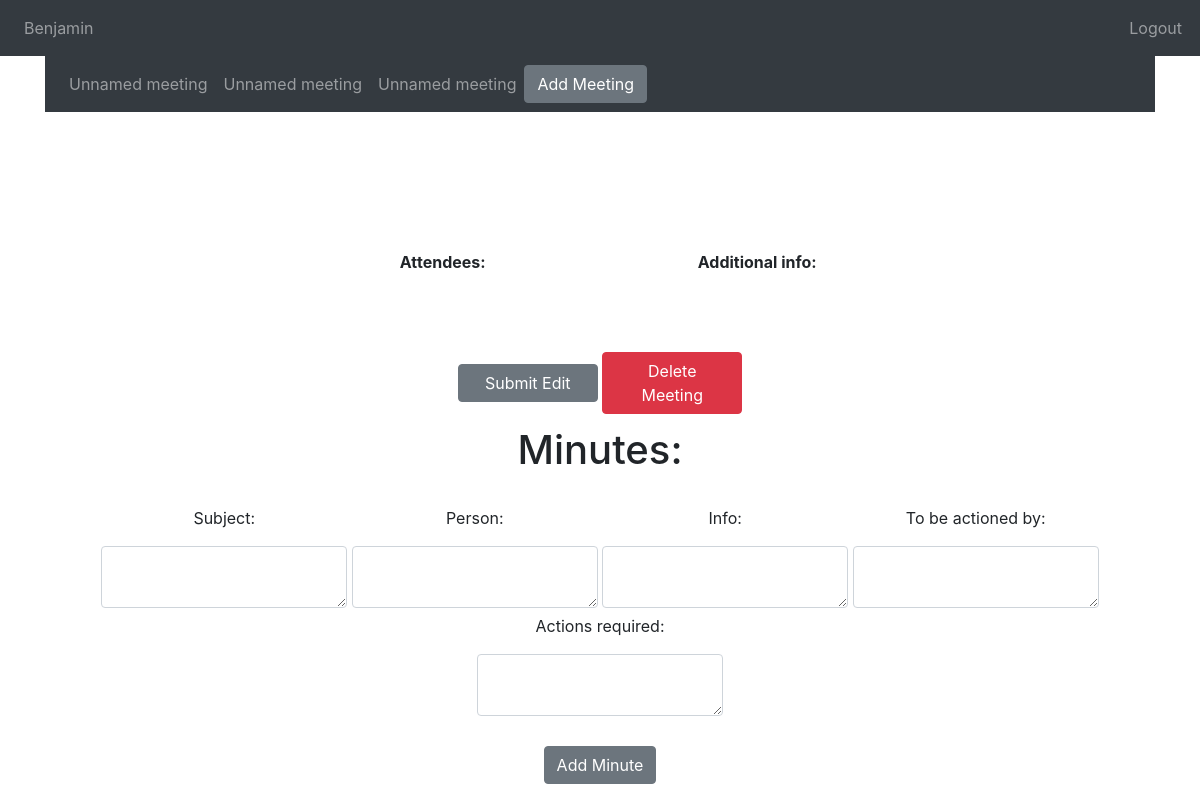
Page / (signed in) on the earlier database version.
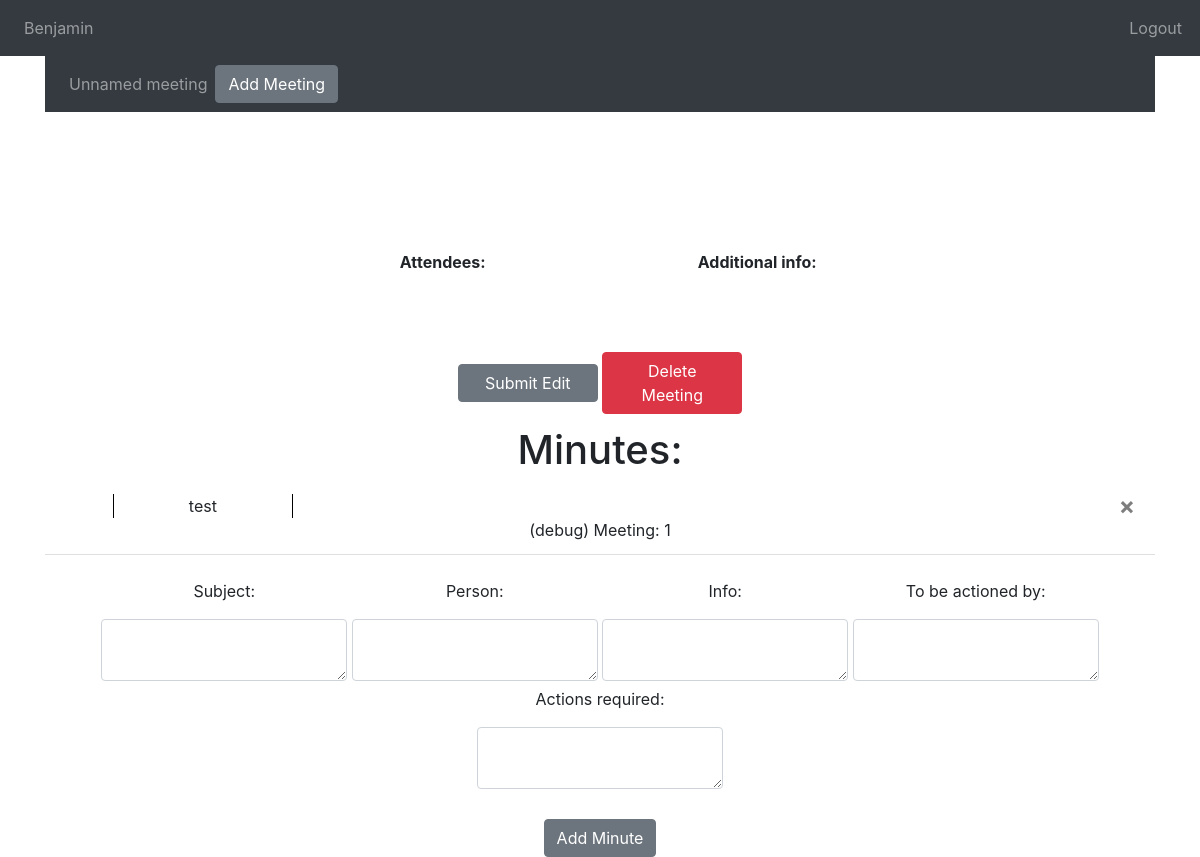
Same page on the later database version.
### website/models.py (models this page shows)
class User(db.Model, UserMixin):
    id = db.Column(db.Integer, primary_key=True)
    email = db.Column(db.String(150), unique=True)
    password = db.Column(db.String(150))
    first_name = db.Column(db.String(150))
    minutes = db.relationship('Minute')
    meetings = db.relationship('Meeting')

class Meeting(db.Model):
    id = db.Column(db.Integer, primary_key=True)
    name = db.Column(db.String(32))
    date = db.Column(db.DateTime(timezone=True), default=func.now())
    attendees = db.Column(db.String(10000))
    info = db.Column(db.String(10000))
    user_id = db.Column(db.Integer, db.ForeignKey('user.id'))
    minutes = db.relationship('Minute')

class Minute(db.Model):
    id = db.Column(db.Integer, primary_key=True)
    subject = db.Column(db.String(32))
    person = db.Column(db.String(32))
    date = db.Column(db.DateTime(timezone=True), default=func.now())
    info = db.Column(db.String(10000))
    act_by = db.Column(db.String(32))
    act_req = db.Column(db.String(10000))
    user_id = db.Column(db.Integer, db.ForeignKey('user.id'))
    meeting_id = db.Column(db.Integer, db.ForeignKey('meeting.id'))

### website/views.py (the view, shortened to what this page needs)
@views.route('/', methods=['GET', 'POST'])
@login_required
def home():
    meeting_id = 1
    return render_template("home.html", user=current_user, meeting=meeting_id)

### website/__init__.py (called while the page is built)
def create_app():
    app = Flask(__name__)
    app.config['SQLALCHEMY_DATABASE_URI'] = f'sqlite:///{DB_NAME}'
    db.init_app(app)
    from .views import views
    from .auth import auth
    app.register_blueprint(views, url_prefix="/")
    app.register_blueprint(auth, url_prefix="/")
    from .models import User
    create_database(app)
    login_manager = LoginManager()
    login_manager.login_view = 'auth.login'
    login_manager.init_app(app)
    @login_manager.user_loader
    def load_user(id):
        return User.query.get(int(id))
    return app

### website/templates/home.html (shortened to what this page needs)
{% extends "base.html" %} {% block title %}Home{% endblock %}
{% block content %}
<nav class="navbar navbar-expand-lg navbar-dark bg-dark">
    <div class="collapse navbar-collapse" id="navbar">
        <div class = "navbar-nav">
            {% for meeting in user.meetings %}
            <div class="meetings">
                <div class="nav-item nav-link" style="display:block">
                    <a onClick="selectMeeting({{ meeting.id }})">{{ meeting.name }}</a>
                </div>
            </div>
            {% endfor %}
        </div>
        <form name="meetings" id="meetings" method="POST">
            <div align="center">
                <button type="submit" name="button" id="button" value="meeting" class="btn btn-secondary">Add Meeting</button>
            </div>
        </form>
    </div>
</nav>
<div class="meeting">
    <form>
        <ul class="list-group list-group-flush">
            <li class="list-group-item">
                <div class="meeting-bar">
                    <div>
                    </div>
                        <textarea class="meeting-name meeting-item h1">{{ meeting.name }}</textarea>
                    <br />
                    <p class="meeting-item meeting-label">Attendees:</p>
                    <p class="meeting-item meeting-label">Additional info:</p>
                    <br />
                    <textarea class="meeting-attendees meeting-item">{{ meeting.attendees }}</textarea>
                    <textarea class="meeting-info meeting-item">{{ meeting.info }}</textarea>
                </div>
                <br />
                <div align="center">
                    <button type="submit" name="button" id="button" value="submit-edit" class="btn btn-secondary meeting-btn">Submit Edit</button>
                    <button type="submit" name="button" id="button" value="delete-meeting" class="btn btn-danger meeting-btn">Delete Meeting</button>
                </div>
            </li>
        </ul>
    </form>
</div>
<h1 align="center">Minutes:</h1>
<ul class="list-group list-group-flush">
    {% for minute in user.minutes %}
    {% if minute.meeting_id == meeting %}
    <li class="list-group-item">
        <div class="minutes">
            <div class="minute-item">
                {{ minute.subject }}
            </div>
            <button type="button" class="close" onClick="deleteMinute({{ minute.id }})">
                <span aria-hidden="true">&times;</span>
            </button>
            <p style="margin:0px;">(debug) Meeting: {{ minute.meeting_id}}</p>
        </div>
    </li>
    {% endif %}
    {% endfor %}
</ul>
<form name="minutes" id="minutes" method="POST">
    <br />
    <div class="form" style="text-align:center;">
        <div class="form-item" style="display:inline-block;">
            <p>Subject:</p>
            <textarea name="subject" id="subject" class="form-control"></textarea>
        </div>
        <div class="form-item" style="display:inline-block;">
            <p>Person:</p>
            <textarea name="person" id="person" class="form-control"></textarea>
        </div>
        <div class="form-item" style="display:inline-block;">
            <p>Info:</p>
            <textarea name="info" id="info" class="form-control"></textarea>
        </div>
        <div class="form-item" style="display:inline-block;">
            <p>To be actioned by:</p>
            <textarea name="act_by" id="act_by" class="form-control"></textarea>
        </div>
        <div class="form-item" style="display:inline-block;">
            <p>Actions required:</p>
            <textarea name="act_req" id="act_req" class="form-control"></textarea>
        </div>
    </div>
    <br />
    <div align="center">
        <button type="submit" name="button" id="button" value="minute" class="btn btn-secondary">Add Minute</button>
    </div>
</form>
{% endblock %}

### website/templates/base.html (shortened to what this page needs)
<!DOCTYPE html>
<html>
    <head>
        <link
            rel="stylesheet"
            href="https://stackpath.bootstrapcdn.com/bootstrap/4.4.1/css/bootstrap.min.css"
        />
        <link
            rel="stylesheet"
            href="https://stackpath.bootstrapcdn.com/font-awesome/4.7.0/css/font-awesome.min.css"
        />
        <link rel= "stylesheet" type= "text/css" href= "{{ url_for('static',filename='style.css') }}">
    </head>
    <body>
        <nav class="navbar navbar-expand-lg navbar-dark bg-dark">
            <div class="collapse navbar-collapse" id="navbar">
                <div class = "navbar-nav">
                    {% if user.is_authenticated %}
                    <a class="nav-item nav-link" id="home" href="/">{{ user.first_name }}</a>
                    <a class="nav-item nav-link" id="Logout" style="position: absolute;right:10px;" href="/logout">Logout</a>
                    {% else %}
                    <a class="nav-item nav-link" id="login" href="/login">Login</a>
                    <a class="nav-item nav-link" id="signUp" href="/sign-up">Signup</a>
                    {% endif %}
                </div>
            </div>
        </nav>
        <div class="container">
            {% block content %}
            {% endblock %}
        </div>
    </body>
</html>

### website/static/style.css (style rules this page uses)
.form { text-align:center; }
.form * { text-align:left; }
.form-item { display:inline-block; }
.form-item p { text-align:center; }
.minute-item { display:inline-block; width: 180px; border-color: black; border-width: 0px 1px; border-style: solid; margin: 0px 5px; padding: 0px 10px; }
.meeting-item { display:inline-block; width: 300px; border-width: 0px 0px; margin: 0px 5px; padding: 0px 10px; resize: none; text-align: center; }
.minutes { text-align:center; }
.meeting-bar { text-align:center; }
.meeting-label, .meeting-date { font-weight: 700; }
.meeting-btn { width: 140px; }
.meeting-name { width: 400px; }

Differences in the rows shown:
no longer on this page (row edited): Meeting: name "Unnamed meeting"
no longer on this page (row edited): Meeting: name "Unnamed meeting"
added Minute: subject "test", meeting_id "1"
